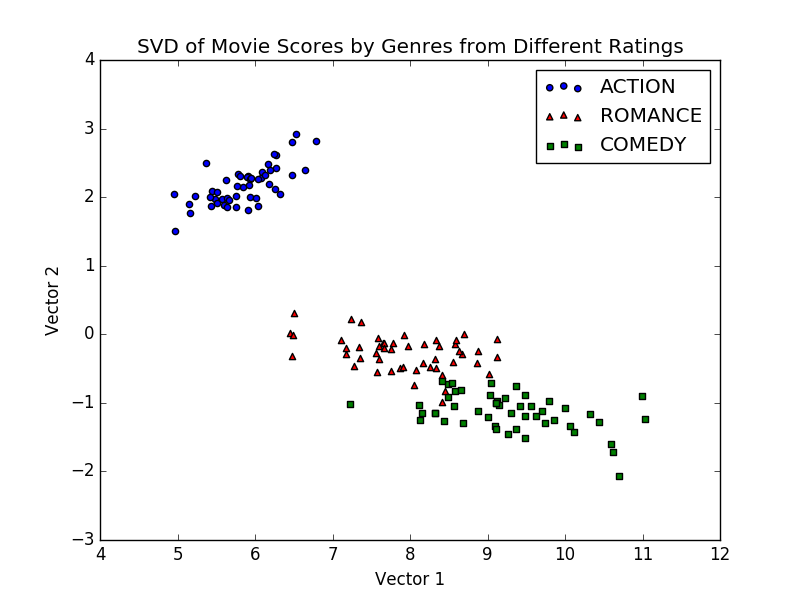

The script that drew this image:
#!/usr/bin/env python2.7

# Eric Layne
# CSE40647
# hw1-4-2

import csv
import numpy as np
from scipy import stats
import pandas as pd
from sklearn.decomposition import TruncatedSVD
import matplotlib.pyplot as plt

score1 = [None]*150
score2 = [None]*150
score3 = [None]*150
score4 = [None]*150
genres = [None]*150

with open('Dataset-film-data.csv') as film_data_file:
	film_data = csv.reader(film_data_file, delimiter=',')
	line_count = 0
	read_head = False
	for row in film_data:
		if not read_head:
			read_head = True
			continue
		else:
			score1[line_count] = float(row[1])
			score2[line_count] = float(row[2])
			score3[line_count] = float(row[3])
			score4[line_count] = float(row[4])
			genres[line_count] = row[5]

			line_count = line_count + 1

#zscore1 = stats.zscore(score1)
#zscore2 = stats.zscore(score2)
#zscore3 = stats.zscore(score3)
#zscore4 = stats.zscore(score4)

data = pd.DataFrame(
	{'score1': score1,
	'score2': score2,
	'score3': score3,
	'score4': score4})

svd = TruncatedSVD(algorithm='arpack', n_components=2)
principalComponents = svd.fit_transform(data)
principalDf = pd.DataFrame(data = principalComponents, columns = ['PC1', 'PC2'])

genresDf = pd.DataFrame({'genre': genres})

finalDf = pd.concat([principalDf, genresDf], axis=1)
#print(finalDf)

print('Singular Values:')
print(svd.fit(data).singular_values_)

actionx = []
actiony = []
romancex = []
romancey = []
comedyx = []
comedyy = []
for index, line in finalDf.iterrows():
	if line['genre'] == 'ACTION':
		actionx.append(line['PC1'])
		actiony.append(line['PC2'])
	elif line['genre'] == 'ROMANCE':
		romancex.append(line['PC1'])
		romancey.append(line['PC2'])
	elif line['genre'] == 'COMEDY':
		comedyx.append(line['PC1'])
		comedyy.append(line['PC2'])

plt.scatter(actionx, actiony, c='b', marker='o', label='ACTION')
plt.scatter(romancex, romancey, c='r', marker='^', label='ROMANCE')
plt.scatter(comedyx, comedyy, c='g', marker='s', label='COMEDY')
plt.xlabel('Vector 1')
plt.ylabel('Vector 2')
plt.legend(loc='upper right')
plt.title('SVD of Movie Scores by Genres from Different Ratings')
plt.show()
